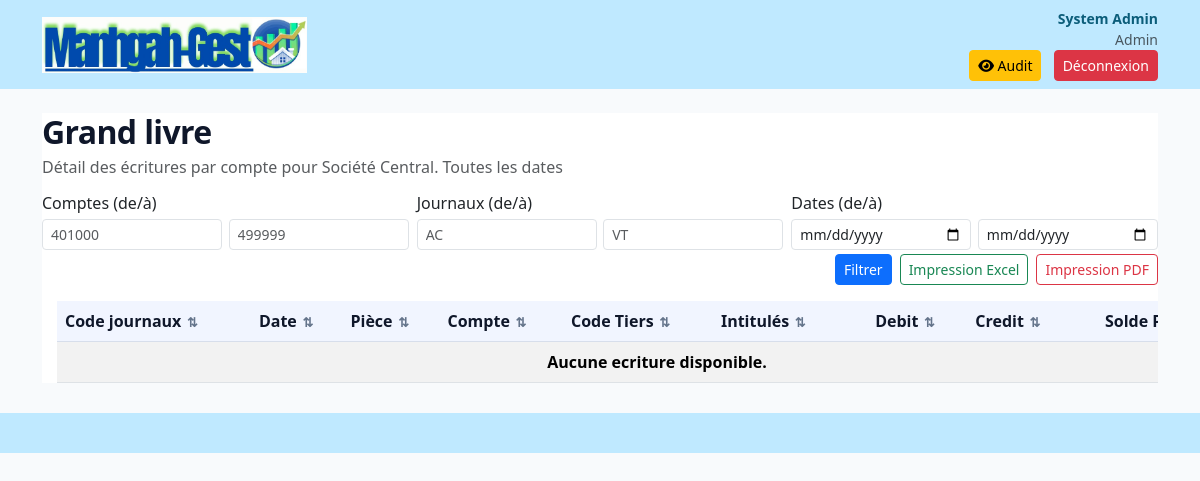
/comptabilite/grand-livre/ (signed in), run on an earlier commit of the app's database.
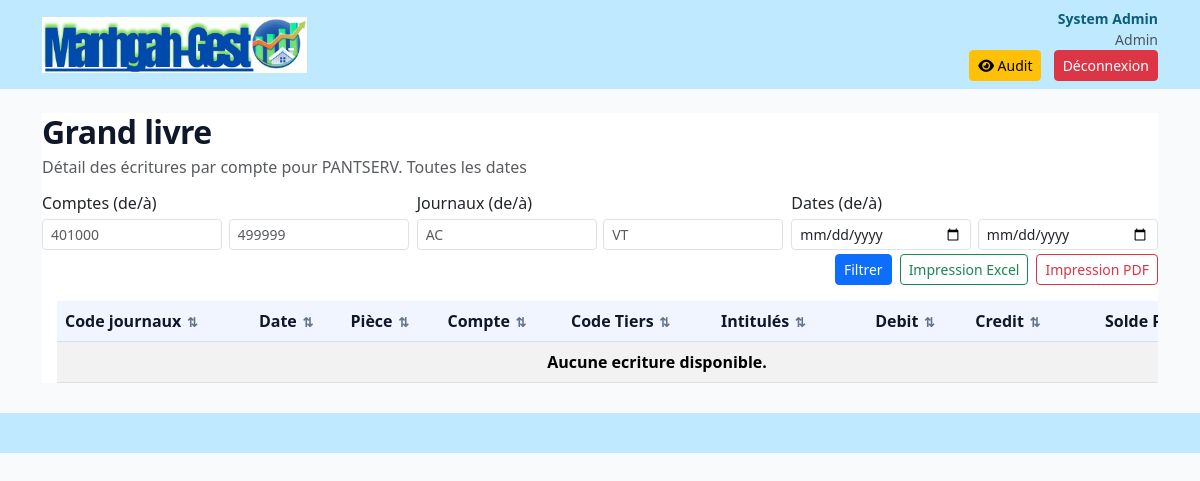
And on a later commit of the database.
### core/models.py (models this page shows)
class Societe(models.Model):
    code_societe = models.CharField(max_length=20, unique=True, verbose_name='Code Société', db_index=True)
    raison_sociale = models.CharField(max_length=200, verbose_name='Raison Sociale')
    forme_juridique = models.CharField(max_length=50, blank=True, null=True, verbose_name='Forme Juridique')
    numero_registre = models.CharField(max_length=50, blank=True, null=True, verbose_name='Numéro Registre')
    numero_fiscal = models.CharField(max_length=50, blank=True, null=True, verbose_name='Numéro Fiscal')
    adresse = models.TextField(blank=True, null=True, verbose_name='Adresse')
    ville = models.CharField(max_length=100, blank=True, null=True, verbose_name='Ville')
    code_postal = models.CharField(max_length=20, blank=True, null=True, verbose_name='Code Postal')
    pays = models.CharField(max_length=100, default='Burkina Faso', verbose_name='Pays')
    telephone = models.CharField(max_length=20, blank=True, null=True, verbose_name='Téléphone')
    email = models.EmailField(blank=True, null=True, verbose_name='Email')
    site_web = models.CharField(max_length=200, blank=True, null=True, verbose_name='Site Web')
    logo = models.CharField(max_length=255, blank=True, null=True, verbose_name='Logo')
    actif = models.BooleanField(default=True, verbose_name='Actif', db_index=True)
    date_creation = models.DateTimeField(auto_now_add=True, verbose_name='Date Création')
    date_modification = models.DateTimeField(auto_now=True, verbose_name='Date Modification')
    class Meta:
        verbose_name = 'Société'
        verbose_name_plural = 'Sociétés'
        ordering = ['raison_sociale']
        indexes = [
            models.Index(fields=['code_societe']),
            models.Index(fields=['actif']),
        ]
    def __str__(self):
        return self.raison_sociale

### core/views.py (the view, shortened to what this page needs)
# urls.py: path('comptabilite/grand-livre/', views.grand_livre_page, name='grand_livre_page'),
@login_required
def grand_livre_page(request):
    societes = _get_accessible_societes(request.user)
    selected_societe_id = _get_selected_societe_id(request, societes)
    selected_societe = societes.filter(pk=selected_societe_id).first() if selected_societe_id else None
    compte_debut = (request.GET.get('compte_debut') or '').strip()
    compte_fin = (request.GET.get('compte_fin') or '').strip()
    journal_debut = (request.GET.get('journal_debut') or '').strip()
    journal_fin = (request.GET.get('journal_fin') or '').strip()
    date_debut = (request.GET.get('date_debut') or '').strip()
    date_fin = (request.GET.get('date_fin') or '').strip()
    export_format = (request.GET.get('export') or '').strip().lower()
    lignes = LigneEcriture.objects.select_related('ecriture', 'ecriture__journal', 'ecriture__client', 'ecriture__fournisseur', 'compte').order_by('compte__numero_compte', 'ecriture__date_ecriture', 'id')
    if selected_societe_id:
        lignes = lignes.filter(ecriture__societe_id=selected_societe_id)
    else:
        lignes = lignes.none()
    if compte_debut:
        lignes = lignes.filter(compte__numero_compte__gte=compte_debut)
    if compte_fin:
        lignes = lignes.filter(compte__numero_compte__lte=compte_fin)
    if journal_debut:
        lignes = lignes.filter(ecriture__journal__code__gte=journal_debut)
    if journal_fin:
        lignes = lignes.filter(ecriture__journal__code__lte=journal_fin)
    if date_debut:
        lignes = lignes.filter(ecriture__date_ecriture__gte=date_debut)
    if date_fin:
        lignes = lignes.filter(ecriture__date_ecriture__lte=date_fin)
    lignes = list(lignes[:500])
    last_compte = None
    solde_progressif = 0
    annee_n = timezone.localdate().year
    period_label = 'Toutes les dates'
    if date_debut or date_fin:
        period_label = f"Du {date_debut or '-'} au {date_fin or '-'}"
    return render(
        request,
        'core/grand_livre_page.html',
        {
            'lignes': lignes,
            'compte_debut': compte_debut,
            'compte_fin': compte_fin,
            'journal_debut': journal_debut,
            'journal_fin': journal_fin,
            'date_debut': date_debut,
            'date_fin': date_fin,
            'selected_societe': selected_societe,
            'period_label': period_label,
        },
    )

### core/models.py (called while the page is built)
    def __str__(self):
        return self.nom

### core/views.py (called while the page is built)
def _get_accessible_societes(user):
    if not user.is_authenticated:
        return Societe.objects.none()
    if user.is_superuser:
        return Societe.objects.filter(actif=True).order_by('raison_sociale')
    try:
        profile = user.utilisateurprofile
    except UtilisateurProfile.DoesNotExist:
        return Societe.objects.none()
    return Societe.objects.filter(pk=profile.societe_id, actif=True).order_by('raison_sociale')

def _get_selected_societe_id(request, accessible_societes):
    raw_societe = request.GET.get('societe')
    if raw_societe and accessible_societes.filter(pk=raw_societe).exists():
        return int(raw_societe)
    return accessible_societes.values_list('id', flat=True).first()

### templates/core/grand_livre_page.html (shortened to what the changed rows need)
{% extends 'core/base.html' %}
{% load number_format %}
{% block content %}
  <div class="standalone-page">
    <div class="standalone-surface">
      <div class="standalone-head">
        <div>
          <h2>Grand livre</h2>
          <p class="text-muted mb-0">Détail des écritures par compte pour {{ selected_societe|default:'toutes les sociétés' }}. {{ period_label }}</p>
        </div>
      </div>
      <div class="standalone-table-card">
        <div class="table-responsive">
          <div class="grand-livre-scroll">
          <table class="table table-striped table-hover align-middle">
            <thead>
              <tr>
                <th>Code journaux</th>
                <th>Date</th>
                <th>Pièce</th>
                <th>Compte</th>
                <th>Code Tiers</th>
                <th>Intitulés</th>
                <th class="text-end">Debit</th>
                <th class="text-end">Credit</th>
                <th class="text-end">Solde Progressif</th>
              </tr>
            </thead>
          </table>
          </div>
        </div>
      </div>
    </div>
  </div>
{% endblock %}

What changed in the data, as far as the page shows it:
no longer on this page (row unchanged): Societe: raison_sociale "Société Central"
added Societe: raison_sociale "PANTSERV"
